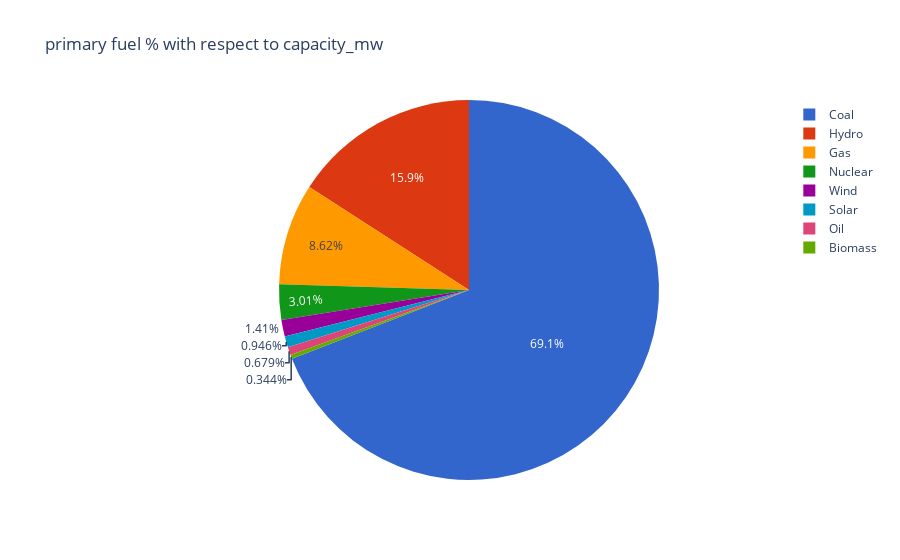

Here is the notebook cell this chart was saved with:
### Markdown cell above
Observations:
    
1.here we are trying to understand usage of primary fuel in context with commissioning year.

2.28.6 % of coal followed by 27.4 % of hydro fuel is used in commissioning year.

### Code cell
px.pie(global_power,values='capacity_mw',names='primary_fuel',title='primary fuel % with respect to capacity_mw',color_discrete_sequence= px.colors.qualitative.G10)

### Figure 1 — Plotly figure (JSON) as saved in the notebook; plotly's stock layout.template omitted (floating-point values rounded to 4 significant figures; data arrays with more than 128 entries replaced by an {"elided": "..."} marker saying what was removed)
{"data": [{"domain": {"x": [0, 1], "y": [0, 1]}, "hovertemplate": "primary_fuel=%{label}<br>capacity_mw=%{value}<extra></extra>", "labels": {"elided": "908 str values"}, "legendgroup": "", "name": "", "showlegend": true, "type": "pie", "values": {"elided": "908 float values"}}], "layout": {"legend": {"tracegroupgap": 0}, "piecolorway": ["#3366CC", "#DC3912", "#FF9900", "#109618", "#990099", "#0099C6", "#DD4477", "#66AA00", "#B82E2E", "#316395"], "title": {"text": "primary fuel % with respect to capacity_mw"}}}
